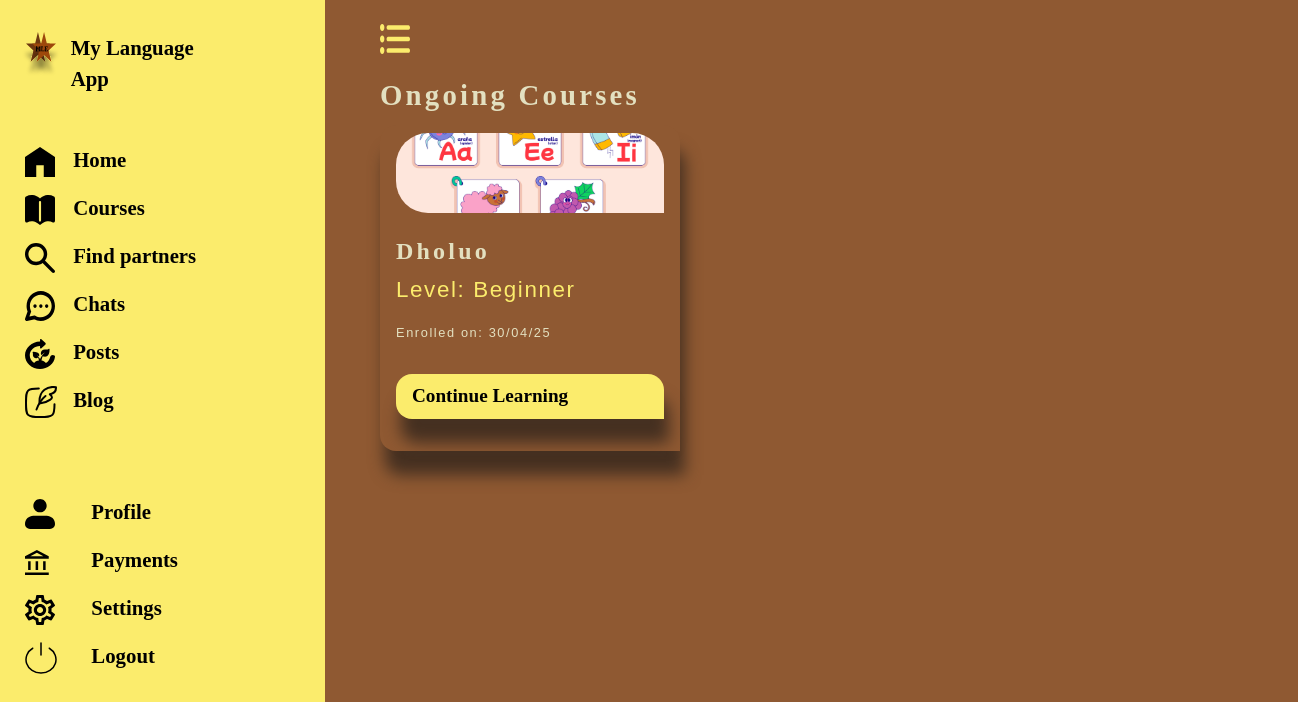
Screenshot of /courses/ongoing-courses/ (signed in) with the database file from the repository.
### lang_app/models.py (models this page shows, shortened)
class EnrolledCourses(models.Model):
    course_name=models.ForeignKey(Course,on_delete=models.CASCADE, related_name='courses')
    course_level =models.CharField(choices=LEVEL_CHOICES, max_length=255, default='beginner')
    student=models.ForeignKey(MyUser,on_delete=models.CASCADE, related_name='students')
    enrolment_date=models.DateTimeField(auto_now_add=True)
    is_enrolled=models.BooleanField(default=False)
    is_completed=models.BooleanField(default=False)
    completion_date=models.DateTimeField(blank=True, null=True)
    slug = AutoSlugField(populate_from=enroll_slug_populate, unique=True, always_update=False, editable=False)
    class Meta:
        unique_together = ('student', 'course_name', 'course_level')

class Course(models.Model):
    course_name=models.CharField(max_length=255)
    course_level=models.CharField(choices=LEVEL_CHOICES, max_length=255, default='beginner')
    instructor_name=models.CharField(max_length=255)
    difficulty = models.IntegerField(choices=DIFFICULTY_CHOICES, default=1)
    slug = AutoSlugField(populate_from=course_slug_populate, unique=True, always_update=False, editable=False)
    class Meta:
        ordering = ['course_name','difficulty']

### lang_app/views.py (the view)
# urls.py: path('courses/ongoing-courses/', views.ongoing_courses, name='ongoing-courses'),
@login_required
def ongoing_courses(request):
    enrolled_courses=EnrolledCourses.objects.filter(student=request.user,is_completed=False).order_by('-enrolment_date')
    context={"enrolled_courses":enrolled_courses}
    return render(request, 'all-ongoing-courses.html', context)

### lang_app/templates/all-ongoing-courses.html
{% extends 'dashboard-base.html' %}
{% load static %}
{% block content %}
    <h3>Ongoing Courses</h3>
    <div class="row mt-1 blogs">
    {% for course in enrolled_courses %}
    <div class="col-md-4 justify-content-between mb-5">
    <div class="course-items">
        {% if course.course_level == 'beginner' %}
             <img src="{% static 'images/beginner-level.jpg' %}" alt="course-image" class="img-fluid course-image">
        {% elif course.course_level == 'intermediate' %}
             <img src="{% static 'images/intermediate-level.jpg' %}" alt="course-image" class="img-fluid course-image">
        {% elif course.course_level == 'advanced' %}
             <img src="{% static 'images/advanced-level.jpg' %}" alt="course-image" class="img-fluid course-image">
        {% endif %}
          <h2 class="mt-4">{{ course.course_name.course_name|capfirst }}</h2>
          <p class="a-link">Level: {{ course.course_level|capfirst }}</p>
          <p class="small-date">Enrolled on: {{ course.enrolment_date|date:'d/m/y' }}</p>
          <a href="{% url 'course-modules' course.slug %}" class="sign-in-btn-new mt-3">Continue Learning</a>
    </div>
        </div>
        {% empty %}
        <p>You have no ongoing course at the moment</p>
    {% endfor %}
    </div>
{% endblock %}

### lang_app/static/css/base.css (style rules this page uses)
body { background-color: #8F5932; min-height: 100vh; }
a { text-decoration: none; color: black; }
h2,h3 { color: #E3E0C0; letter-spacing: 0.2rem; }
h2 { font-size: 2.5rem; font-weight: 700; }
h3 { font-size: 1.8rem; font-weight: 600; }
p { font-family: "Poppins", sans-serif; font-size: 1.4rem; letter-spacing: 0.1rem; color: #E3E0C0; }
.sign-in-btn-new { background-color: #FBEC6C; padding: 0.5rem 1rem 0.5rem 1rem; border-radius: 1rem 1rem 0 1rem; box-shadow: 0.3rem 1.5rem 1rem #453021; color: #000000; font-weight: 600; font-size: 1.2rem; }
.course-items { background-color: #8F5932; border-radius: 1rem 1rem 0 1rem; box-shadow: 0.3rem 1.5rem 1rem #453021; padding: 0.5rem 1rem 2rem 1rem; min-height: 20rem; justify-content: center; display: flex; flex-direction: column; }
.course-image { height: 5rem; width: 100%; object-fit: cover; border-radius: 2rem 2rem 0 2rem; }
.a-link { color: #FBEC6C; }
.blogs h2 { font-size: 1.5rem; }
.small-date { font-size: 0.8rem; }

### rows the page displays
EnrolledCourses: course_name.course_name "Dholuo", course_level "Beginner", enrolment_date "30/04/25"
